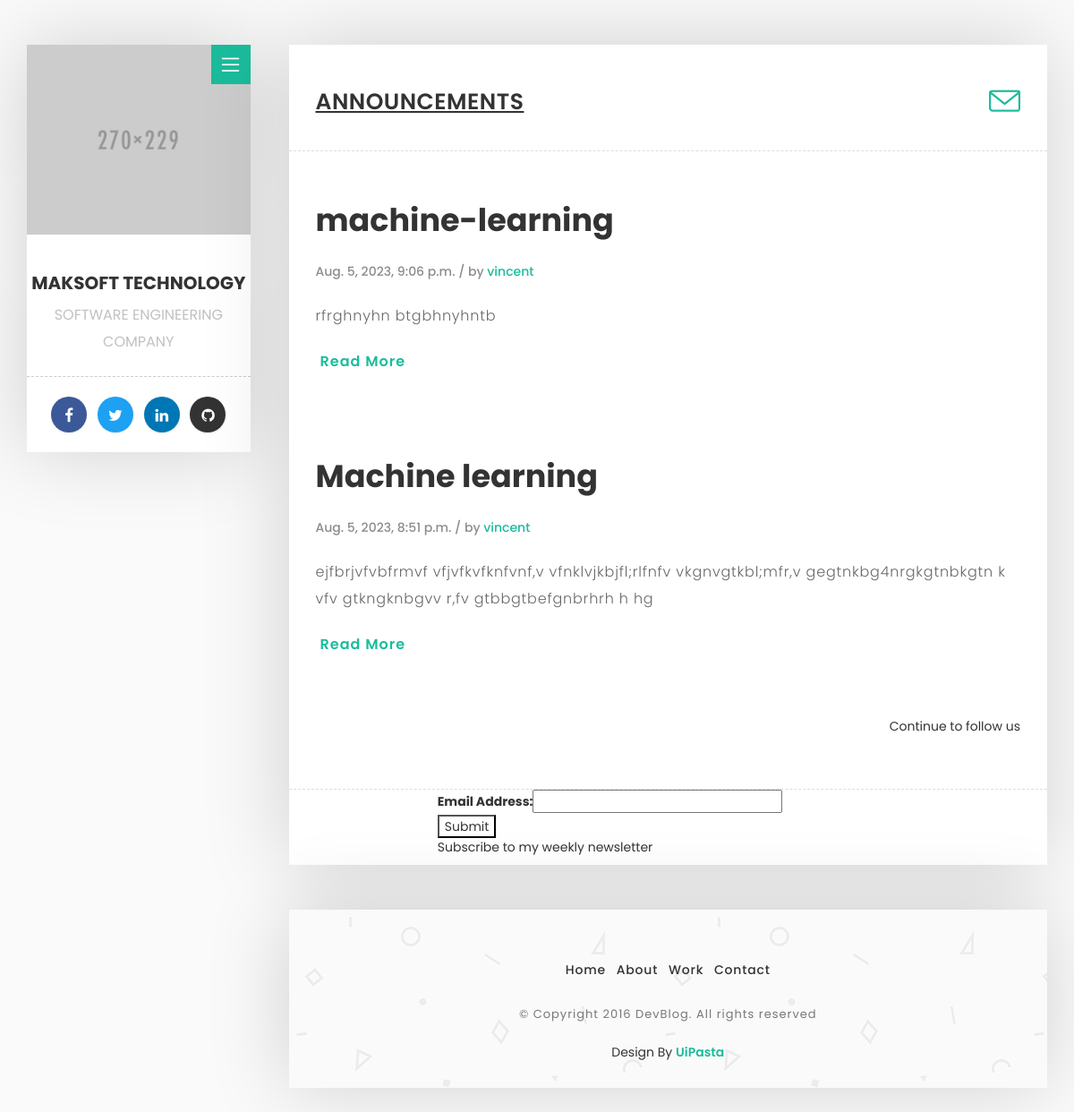
The page / on the database its author committed.
### blog/models.py (models this page shows, shortened)
class Post(models.Model):
    STATUS_CHOICES = (
        ('draft', 'Draft'),
        ('publish', 'Publish')
    )
    title = models.CharField(max_length=200)
    slug = models.SlugField(max_length=200,
                            unique_for_date='created')
    author = models.ForeignKey(User,
                               on_delete=models.CASCADE,
                               related_name='blog_posts')
    body = models.TextField()
    publish = models.DateTimeField(default=timezone.now)
    created = models.DateTimeField(auto_now_add=True)
    updated = models.DateTimeField(auto_now=True)
    status = models.CharField(max_length=30,
                              choices=STATUS_CHOICES,
                              default='draft')
    object = models.Manager()
    published = PublishedManager()
    tags = TaggableManager()
    class Meta:
        ordering = ('-title',)
    def get_absolute_url(self):
        return reverse('blog:post_detail',
                       args=[
                           self.publish.year,
                           self.publish.month,
                           self.publish.day,
                           self.slug
                       ])

### blog/views.py (the view)
# urls.py: path('', post_list, name='post_list'),
def post_list(request, tag_slug=None):
    object_list = Post.published.all()
    tag = None
    if tag_slug:
        tag = get_object_or_404(Tag, slug=tag_slug)
        object_list = object_list.filter(tags__in=[tag])
    paginator = Paginator(object_list, 3)
    page = request.GET.get('page')
    try:
        posts = paginator.page(page)
    except PageNotAnInteger:
        posts = paginator.page(1)
    except EmptyPage:
        posts = paginator.page(paginator.num_pages)
    template_name = 'blog/post/index.html'
    context = {
        'posts': posts,
        'tags': tag,
        'subscriberForm': SubscriberForm()
    }
    return render(request, template_name, context)

### blog/forms.py
class SubscriberForm(forms.Form):
    email = forms.EmailField(label='Email Address',
                             max_length=100,
                             widget=forms.EmailInput(attrs={'class':'text-input'}))

### blog/models.py (called while the page is built)
    def get_queryset(self):
        return super(PublishedManager, self).get_queryset().filter(status='publish')

### templates/blog/post/index.html (shortened to what this page needs)
<!DOCTYPE html>
{% load static %}
<html lang="en">
  <head>
    <link rel="stylesheet" type="text/css" href="{% static 'css/plugin.css' %}">
    <link rel="stylesheet" type="text/css" href="{% static 'css/style.css' %}">
  </head>
 <body>
    <div id="main">
        <div class="container">
            <div class="row">
                 <div class="col-md-3">
                   <div class="about-fixed">
                     <div class="my-pic">
                        <img src="{% static 'images/pic/my-pic.png' %}" alt="">
                        <a href="javascript:void(0)" class="collapsed" data-target="#menu" data-toggle="collapse"><i class="icon-menu menu"></i></a>
                        </div>
                      <div class="my-detail">
                        <div class="white-spacing">
                            <h1>MAKSOFT TECHNOLOGY</h1>
                            <span>SOFTWARE ENGINEERING COMPANY</span>
                        </div>
                       <ul class="social-icon">
                         <li><a href="#" target="_blank" class="facebook"><i class="fa fa-facebook"></i></a></li>
                         <li><a href="#" target="_blank" class="twitter"><i class="fa fa-twitter"></i></a></li>
                         <li><a href="#" target="_blank" class="linkedin"><i class="fa fa-linkedin"></i></a></li>
                         <li><a href="#" target="_blank" class="github"><i class="fa fa-github"></i></a></li>
                        </ul>
                    </div>
                  </div>
                </div>
                {% block content %}
                 <div class="col-md-9">
                    <div class="col-md-12 page-body">
                    	<div class="row">
                            <div class="sub-title">
                           		<h2><u>ANNOUNCEMENTS</u></h2>
                                <a href="contact.html"><i class="icon-envelope"></i></a>
                             </div>
                            <div class="col-md-12 content-page">
                                {% for post in posts %}
                                <div class="col-md-12 blog-post">
                                    <div class="post-title">
                                      <a href="{{ post.get_absolute_url }}"><h1>{{ post.title }}</h1></a>
                                    </div>
                                    <div class="post-info">
                                    	<span>{{ post.publish }} / by <a href="#" target="_blank">{{ post.author }}</a></span>
                                    </div>
                                    <p>{{ post.body | truncatewords:30 | linebreaks }}</p>
                                    <a href="{{ post.get_absolute_url }}" class="button button-style button-anim fa fa-long-arrow-right"><span>Read More</span></a>
                                </div>
                                {% endfor %}
                                {% include "blog/pagination.html" with page=posts %}
                             </div>
                         </div>
                        <div class="col-md-8 col-md-offset-2">
                           <form action="{% url 'blog:new' %}" method="post">
								{% load crispy_forms_tags %}
                               {{ subscriberForm }}
							  <div >
                                  <button class="submit-btn" type="submit">Submit</button>
                              </div>
                                <p>Subscribe to my weekly newsletter</p>
                           </form>
                           </div>
                         </div>
                       <div class="col-md-12 page-body margin-top-50 footer">
                          <footer>
                          <ul class="menu-link">
                               <li><a href="{% url 'blog:post_list' %}">Home</a></li>
                               <li><a href="{% url 'blog:about' %}">About</a></li>
                               <li><a href="{% url 'blog:work' %}">Work</a></li>
                               <li><a href="{% url 'blog:contact' %}">Contact</a></li>
                            </ul>
                          <p>© Copyright 2016 DevBlog. All rights reserved</p>
                          <div class="uipasta-credit">Design By <a href="http://www.uipasta.com" target="_blank">UiPasta</a></div>
                         </footer>
                       </div>
                  </div>
                {% endblock content %}
            </div>
         </div>
      </div>
   </body>
 </html>

### templates/blog/pagination.html (shortened to what this page needs)
<div class="col-md-12 bg-light text-right">
    <div class="" id="post-end-message">Continue to follow us</div>
</div>

### static/css/style.css (style rules this page uses)
body { font-family: "Poppins", sans-serif; background: #fafafa !important; }
html { position: relative; min-height: 100%; }
a { text-decoration: none !important; color: #1abc9c; }
p { font-size: 14px; font-family: "Poppins", sans-serif; }
button { background-color: transparent; }
#main { margin: 50px 0; }
.page-body { background: #ffffff; box-shadow: -2px -1px 88px 0px rgba(0,0,0,0.17); }
.sub-title { padding: 30px; }
.sub-title h2 { display: inline-block; font-size: 25px; letter-spacing: 0.5px; font-weight: 600; }
.sub-title i { float: right; font-size: 35px; margin-top: 15px; }
.content-page { padding-top: 30px; padding-bottom: 60px; border-top: 1px dashed #dedede; border-bottom: 1px dashed #dedede; }
.button { border: none; font-family: inherit; font-size: 16px; color: inherit; background: none; cursor: pointer; padding: 10px 60px; padding-left: 0px; display: inline-block; margin: 8px 30px; margin-left: 5px; letter-spacing: 1px; font-weight: 600; outline: none; position: relative; -webkit-transition: all 0.3s; -moz-transition: all 0.3s; transition: all 0.3s; }
.button:after { content: ''; position: absolute; z-index: -1; -webkit-transition: all 0.3s; -moz-transition: all 0.3s; transition: all 0.3s; }
.button:before { font-family: 'FontAwesome'; speak: none; font-style: normal; font-weight: normal; font-variant: normal; text-transform: none; line-height: 1; position: relative; -webkit-font-smoothing: antialiased; }
.button-style { color: #1abc9c; overflow: hidden; }
.button-style:before { position: absolute; font-size: 27px; line-height: 38px; color: #1abc9c; -webkit-transition: all 0.3s; -moz-transition: all 0.3s; transition: all 0.3s; }
.button-anim:before { left: 60%; opacity: 0; top: 0; }
.menu { position: absolute; right: 0px; top: 0px; font-size: 20px; color: #fff; background: #1abc9c; padding: 12px; }
.menu-link { list-style: none; padding: 25px; margin: 0; text-align: center; }
.menu-link:before, .menu-link:after { content: " "; display: table; }
.menu-link:after { clear: both; }
.menu-link li { display: inline-block; margin: 2px 4px; }
.menu-link li a { display: block; color: #333333; text-align: center; font-size: 13px; transition: all 0.3s ease-in-out; }
.about-fixed { position: fixed; width: 20.8%; }
.my-pic { width: 100%; box-shadow: -2px -1px 88px 0px rgba(0,0,0,0.17); }
.my-pic img { width: 100%; }
.my-detail { text-align: center; margin-bottom: 30px; background: #ffffff; box-shadow: -2px -1px 88px 0px rgba(0,0,0,0.17); }
.my-detail .white-spacing { padding: 23px 0; border-bottom: 1px dashed #cccccc; }
.my-detail h1 { font-size: 20px; font-weight: 700; }
.my-detail span { color: #c1c1c1; font-weight: 400; line-height: 30px; font-size: 16px; }
div.blog-post { display: none; margin-bottom: 50px; }
.blog-post .post-title h1 { color: #333333; font-size: 35px; line-height: 45px; font-weight: 700; margin-top: 24px; }
.blog-post .post-info { font-size: 14px; line-height: 30px; font-weight: 500; padding: 10px 0; color: #8c8c8c; }
.blog-post p { font-size: 16px; line-height: 30px; color: #696868; font-weight: 300; letter-spacing: 0.8px; font-family: "Poppins", sans-serif; }
.footer { background: url(../images/bg/pattern-bg.png); background-repeat: repeat; text-align: center; padding: 30px 0; margin-top: 10px; }
.footer p { color: #797878; font-size: 13px; line-height: 25px; padding: 0px 15px; letter-spacing: 1px; }
.footer li a { font-size: 14px; font-weight: 500; letter-spacing: 0.8px; }
.social-icon { list-style: none; padding: 20px; margin: 0; text-align: center; }
.social-icon:before, .social-icon:after { content: " "; display: table; }
.social-icon:after { clear: both; }
.social-icon li { display: inline-block; margin: 2px 4px; }
.social-icon li a { display: block; width: 40px; height: 40px; line-height: 42px; color: #fff; text-align: center; border: 0 none; border-radius: 50%; font-size: 17px; box-shadow: 0px 1px 2px 0px rgba(90, 91, 95, 0.15); transition: all 0.3s ease-in-out; }
.facebook { background-color: #3b5998; }
.twitter { background-color: #1da1f2; }
.linkedin { background-color: #0077b5; }
.github { background-color: #333333; }
.margin-top-50 { margin-top: 50px !important; }
.uipasta-credit { color: #333333; text-align: center; margin-top: 20px; }
.uipasta-credit a { color: #1abc9c; font-weight: 600; }

### rows shown on the page
Post: title "machine-learning", publish "Aug. 5, 2023, 9:06 p.m.", author "vincent", body "rfrghnyhn btgbhnyhntb"
Post: title "Machine learning", publish "Aug. 5, 2023, 8:51 p.m.", author "vincent", body "ejfbrjvfvbfrmvf vfjvfkvfknfvnf,v vfnklvjkbjfl;rlfnfv vkgnvgtkbl;mfr,v gegtnkbg4nrgkgtnbkgtn k vfv gtkngknbgvv r,fv gtbbgtbefgnbrhrh h hg"
